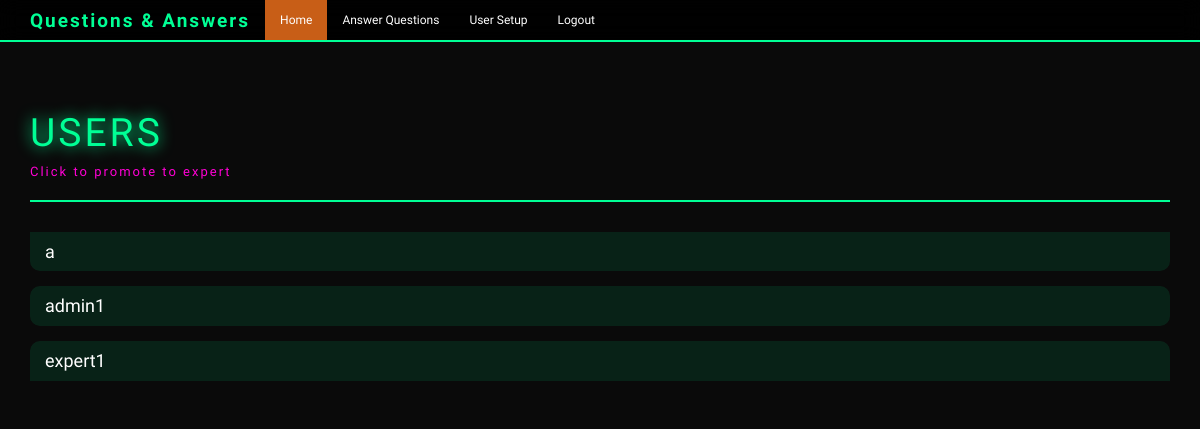
Before: /users (signed in) with the older database file.
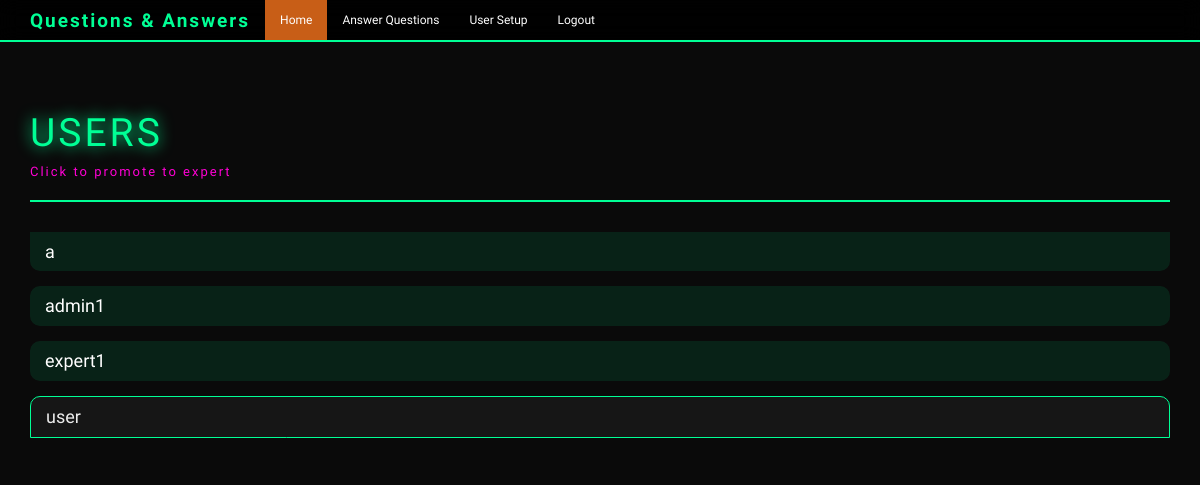
After: the same page with the newer database file.
### tables this page shows
CREATE TABLE users(
    id integer primary key autoincrement,
    name text not null,
    password text not null,
    expert boolean not null,
    admin boolean not null
);

### app.py (the view)
@app.route('/users')
def users():
    user = get_current_user()
    if not user:
        return redirect(url_for('login'))
    if user['admin'] == 0:
        return redirect(url_for('index'))
    db = get_db()
    users_cur = db.execute('select id, name, expert, admin from users')
    users_results = users_cur.fetchall()
    return render_template('users.html', user=user, users=users_results)

### app.py (called while the page is built)
def get_current_user():
    user_result = None
    if 'user' in session:
        user = session['user']
        db = get_db()
        user_cur = db.execute('select id, name, password, expert, admin from users where name = ?', [user])
        user_result = user_cur.fetchone()
    return user_result

### database.py (called while the page is built)
def connect_db():
    sql=sqlite3.connect('C:/Users/DELL/Documents/GitHub/Answer_Questoin_platform/questions.db')
    sql.row_factory=sqlite3.Row
    return sql

def get_db():
    if not hasattr(g,'sqlite3'):
        g.sqlite_db=connect_db()
    return g.sqlite_db

### templates/users.html (shortened to what this page needs)
<!DOCTYPE html>
<html lang="en">
<head>
    <link href="{{ url_for('static', filename='bootstrap.min.css') }}" rel="stylesheet">
    <link href="https://cdnjs.cloudflare.com/ajax/libs/animate.css/4.1.1/animate.min.css" rel="stylesheet">
</head>
<body>
    <div id="particles-js"></div>
    <nav class="navbar navbar-inverse navbar-fixed-top">
      <div class="container">
        <div class="navbar-header">
          <a class="navbar-brand" href="#">Questions & Answers</a>
        </div>
        <div id="navbar" class="navbar-collapse collapse">
          <ul class="nav navbar-nav">
            <li class="active"><a href="{{ url_for('index') }}">Home</a></li>
            {% if user and user['expert'] == 1 %}
            <li><a href="{{ url_for('unanswered') }}">Answer Questions</a></li>
            {% endif %}
            {% if user and user['admin'] == 1 %}
            <li><a href="{{ url_for('users') }}">User Setup</a></li>
            {% endif %}
            {% if user %}
            <li><a href="{{ url_for('logout') }}">Logout</a></li>
            {% endif %}
          </ul>
        </div>
      </div>
    </nav>
    <div class="container theme-showcase animate__animated animate__fadeIn" role="main">
        <div class="page-header">
            <h1 class="animate__animated animate__slideInLeft">Users</h1>
            <h6 class="animate__animated animate__fadeIn">Click to promote to expert</h6>
        </div>
        <div class="row">
            <div class="col-lg-12">
                <div class="list-group animate__animated animate__fadeInUp">
                    {% for user in users %}
                    <a href="{{ url_for('promote', user_id=user['id']) }}"
                       class="list-group-item {% if user['expert'] == 1 %} active {% endif %}">
                        <h4 class="list-group-item-heading">{{ user['name'] }}</h4>
                    </a>
                    {% endfor %}
                </div>
            </div>
        </div>
    </div>
</body>
</html>

Changed rows visible on the page:
added users: name "user", expert False (drawn)
